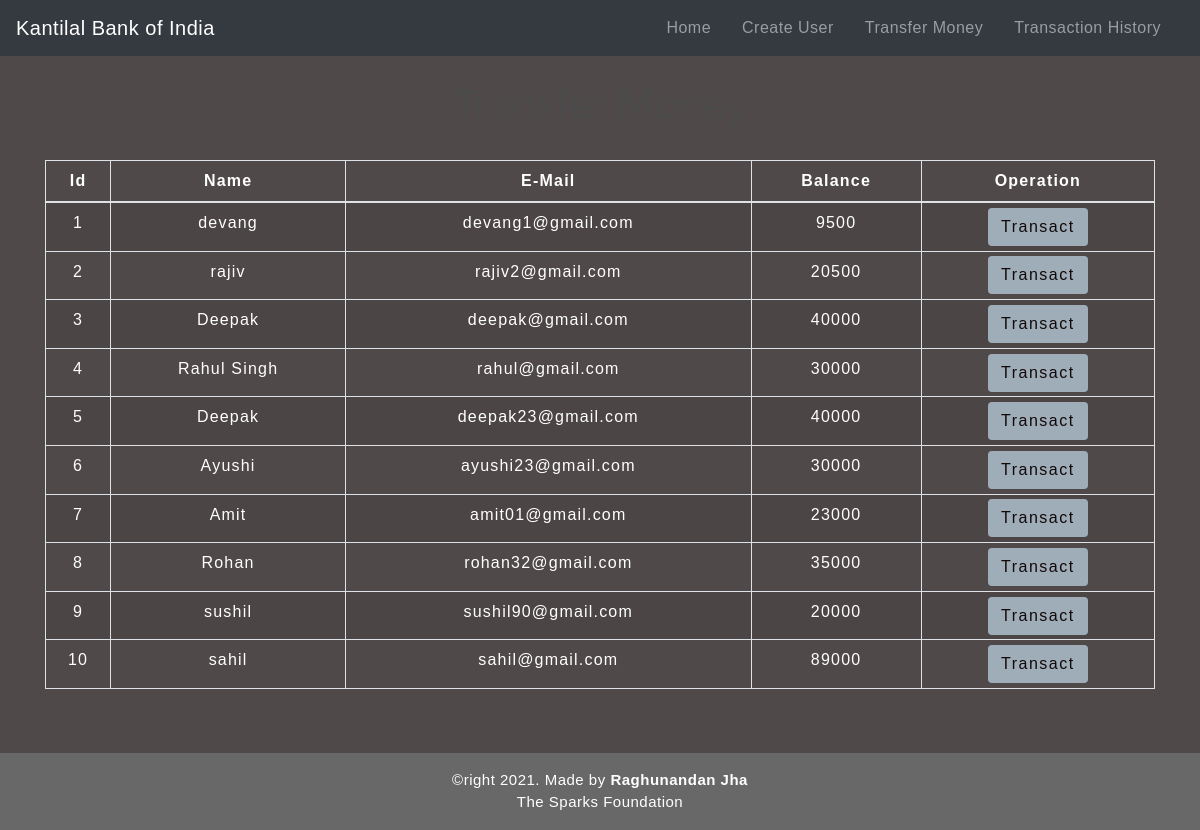
The app's page /transfermoney.php with its own data.
### tables this page shows
CREATE TABLE `users` (
  `id` int(3) NOT NULL,
  `name` text NOT NULL,
  `email` varchar(30) NOT NULL,
  `balance` int(8) NOT NULL
);

### transfermoney.php (the view, shortened to what this page needs)
<!DOCTYPE html>
<html lang="en">
<head>
    <link rel="stylesheet" href="https://maxcdn.bootstrapcdn.com/bootstrap/4.0.0/css/bootstrap.min.css">
    <link rel="stylesheet" type="text/css" href="css/table.css">
    <link rel="stylesheet" type="text/css" href="css/navbar.css">
    <link rel="stylesheet" type="text/css" href="css/style.css">
</head>
<body class="back_image">
<?php
    include 'config.php';
    $sql = "SELECT * FROM users";
    $result = mysqli_query($conn,$sql);
?>
<nav class="navbar navbar-expand-md navbar-dark bg-dark">
      <a class="navbar-brand" href="index.php">Kantilal Bank of India</a>
      <div class="collapse navbar-collapse" id="collapsibleNavbar">
            <ul class="navbar-nav ml-auto">
              <li class="nav-item">
                <a class="nav-link" href="index.php">Home</a>
              </li>
              <li class="nav-item">
                <a class="nav-link" href="createuser.php">Create User</a>
              </li>
              <li class="nav-item">
                <a class="nav-link" href="transfermoney.php">Transfer Money</a>
              </li>
              <li class="nav-item">
                <a class="nav-link" href="transactionhistory.php">Transaction History</a>
              </li>
          </div>
       </nav>
<div class="container back_image" style="color:white;">
        <h2 class="text-center pt-4">Transfer Money</h2>
        <br>
            <div class="row">
                <div class="col">
                    <div class="table-responsive-sm">
                    <table class="table table-hover table-sm table-striped table-condensed table-bordered">
                        <thead>
                            <tr>
                            <th scope="col" class="text-center py-2">Id</th>
                            <th scope="col" class="text-center py-2">Name</th>
                            <th scope="col" class="text-center py-2">E-Mail</th>
                            <th scope="col" class="text-center py-2">Balance</th>
                            <th scope="col" class="text-center py-2">Operation</th>
                            </tr>
                        </thead>
                        <tbody>
                <?php
                    while($rows=mysqli_fetch_assoc($result)){
                ?>
                    <tr>
                        <td class="py-2"><?php echo $rows['id'] ?></td>
                        <td class="py-2"><?php echo $rows['name']?></td>
                        <td class="py-2"><?php echo $rows['email']?></td>
                        <td class="py-2"><?php echo $rows['balance']?></td>
                        <td><a href="selecteduserdetail.php?id= <?php echo $rows['id'] ;?>"> <button type="button" class="btn">Transact</button></a></td>
                    </tr>
                <?php
                    }
                ?>
                        </tbody>
                    </table>
                    </div>
                </div>
            </div>
         </div>
         <footer class="text-center mt-5 py-3 " style="background-color:#686868;color:white;">
        <p>&copyright 2021. Made by <b>Raghunandan Jha</b> <br> The Sparks Foundation</p>
      </footer>
</body>
</html>

### css/table.css (style rules this page uses)
* { padding: 0; margin: 0; box-sizing: border-box; font-family: sans-serif; }
h2 { font-size: 40px; }
table { letter-spacing: 1.2px; }
td { text-align: center; }
button { border:none; background: #d9d9d9; transition: 1s; }

### css/navbar.css (style rules this page uses)
.nav-link { margin-right: 15px; color:#0d2880; letter-spacing: 0.5px; transition: 0.5s; }
.navbar-brand { color: #a2a3af; letter-spacing: 0.5px; }
h2 { color: #4C4B4B; letter-spacing: 0.5px; font-family: raleway; }

### css/style.css (style rules this page uses)
* { padding: 0; margin: 0; box-sizing: border-box; font-family: sans-serif; }
.back_image { background-color: #504949; }
button { border:none; border-radius: 8px; padding: 10px; background:#9eadb8; color:rgb(19, 9, 9); letter-spacing: 1.5px; font-size: 15px; transition: 0.5s; }
footer { color:#e3e4e6; background-color:#7c6f6f; letter-spacing: 0.5px; }
footer p { margin: 0; font-size: 15px; }

### transfermoney.php (style rules this page uses)
button { transition: 1.5s; }

### records on screen
users: id "1", name "devang", email "devang1@gmail.com", balance "9500"
users: id "2", name "rajiv", email "rajiv2@gmail.com", balance "20500"
users: id "3", name "Deepak", email "deepak@gmail.com", balance "40000"
users: id "4", name "Rahul Singh", email "rahul@gmail.com", balance "30000"
users: id "5", name "Deepak", email "deepak23@gmail.com", balance "40000"
users: id "6", name "Ayushi", email "ayushi23@gmail.com", balance "30000"
users: id "7", name "Amit", email "amit01@gmail.com", balance "23000"
users: id "8", name "Rohan", email "rohan32@gmail.com", balance "35000"
users: id "9", name "sushil", email "sushil90@gmail.com", balance "20000"
users: id "10", name "sahil", email "sahil@gmail.com", balance "89000"
